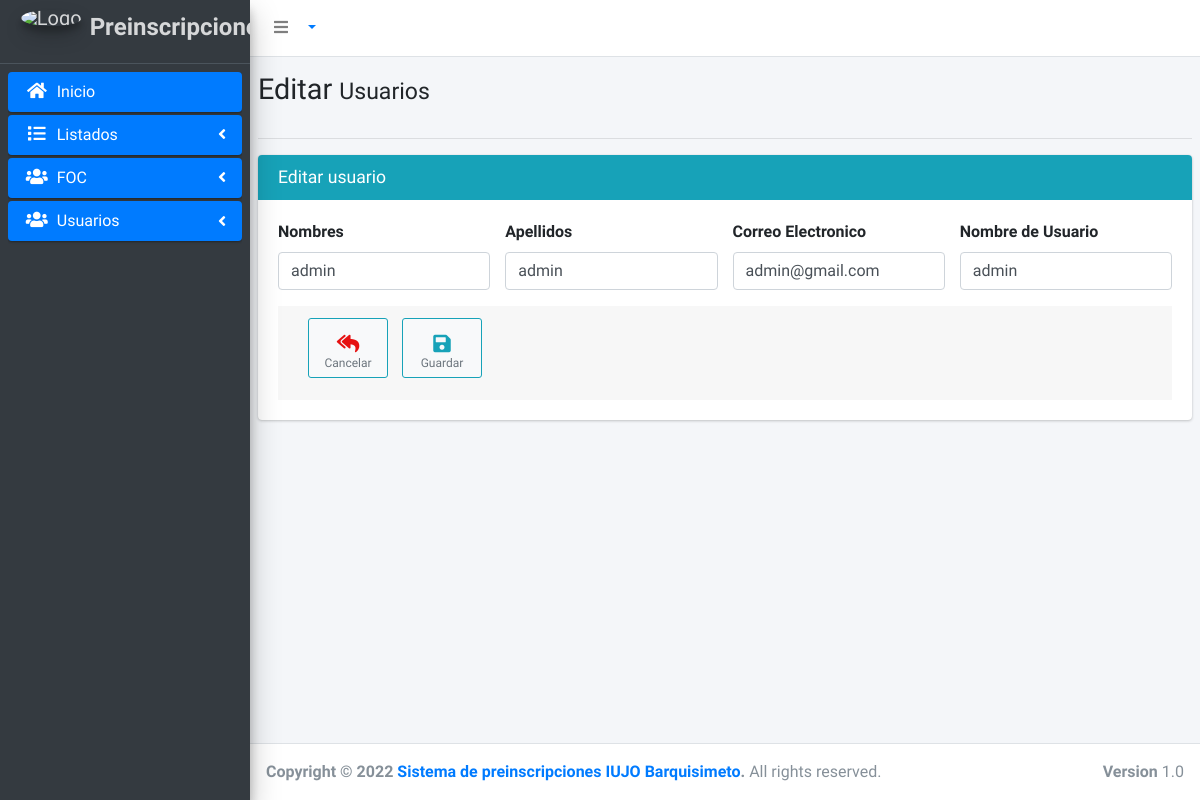
Screenshot of /usuarios/usuarios/edit/1 with the database file from the repository.
### tables this page shows
CREATE TABLE `usuarios` (
  `id` int(11) NOT NULL,
  `nombres` varchar(100) DEFAULT NULL,
  `apellidos` varchar(100) DEFAULT NULL,
  `email` varchar(100) DEFAULT NULL,
  `username` varchar(45) DEFAULT NULL,
  `password` varchar(100) DEFAULT NULL,
  `estado` int(11) DEFAULT NULL
);

### application/controllers/usuarios/Usuarios.php (called while the page is built, shortened)
<?php
class Usuarios extends CI_Controller
{
	public function __construct()
	{
		$this->load->model("Usuario_model");
	}
	public function edit($id)
	{
		$data  = array(
			'usuarios' => $this->Usuario_model->getUsuario($id),
		);
		$this->load->view("layouts/header");
		$this->load->view("layouts/aside");
		$this->load->view("usuario/edit", $data);
		$this->load->view("layouts/footer");
		$this->load->view("layouts/validar_usuario");
		$this->load->view("layouts/close_body");
	}
}

### index.php (called while the page is built, shortened)
<?php
require_once BASEPATH.'core/CodeIgniter.php';

### application/models/Usuario_model.php (called while the page is built, shortened)
<?php
class Usuario_model extends CI_Model
{
    public function getUsuario($id){
        $this->db->where("id",$id);
        $resultado = $this->db->get("usuarios");
        return $resultado->row();
    }
}

### application/views/usuario/edit.php (the view, shortened to what this page needs)
<div class="content-wrapper">
  <section class="content-header">
    <h1>Editar <small>Usuarios</small></h1>
  </section>
  <section class="content">
    <div class="box box-solid">
      <div class="box-body">
        <div class="row">
          <div class="col-md-12">
            <hr>
            <div class="card card-info">
              <div class="card-header">
                <h3 class="card-title">Editar usuario</h3>
              </div>
              <div class="card-body">
                <form id="edit_user" action="<?php echo base_url(); ?>usuarios/usuarios/update" method="POST">
                  <div class="row">
                    <div class="col-sm-3">
                      <div class="form-group">
                        <label for="Nombres">Nombres</label>
                        <input type="text" class="form-control" name="nombres" id="nombres" value="<?php echo $usuarios->nombres; ?>">
                      </div>
                    </div>
                    <div class="col-sm-3">
                      <div class="form-group">
                        <label for="Apellidos">Apellidos</label>
                        <input type="text" class="form-control" name="apellidos" id="apellidos" value="<?php echo $usuarios->apellidos; ?>">
                      </div>
                    </div>
                    <div class="col-sm-3">
                      <div class="form-group">
                        <label for="Email">Correo Electronico</label>
                        <input type="email" class="form-control" name="email" id="email" value="<?php echo $usuarios->email; ?>">
                      </div>
                    </div>
                    <div class="col-sm-3">
                      <div class="form-group">
                        <label for="Username">Nombre de Usuario</label>
                        <input type="text" class="form-control" name="username" id="username" value="<?php echo $usuarios->username; ?>">
                      </div>
                    </div>
                  </div>
                  <div class="card-footer">
                  <a href="<?php echo base_url(); ?>usuarios/usuarios" class="btn btn-app">
                      <i class="fas fa-reply-all color_rojo"></i> Cancelar
                    </a>
                  <button type="submit" id="btn_edit_user" class="btn btn-app"><i class="fas fa-save color_info"></i> Guardar</button>
                  </div>
                </form>
              </div>
            </div>
          </div>
        </div>
      </div>
  </section>
</div>

### assets/template/css/custom.css (style rules this page uses)
.color_rojo { color: rgb(230, 17, 17); }
.color_info { color: #17a2b8; }

### rows the page displays
usuarios: nombres "admin", apellidos "admin", email "admin@gmail.com", username "admin"
